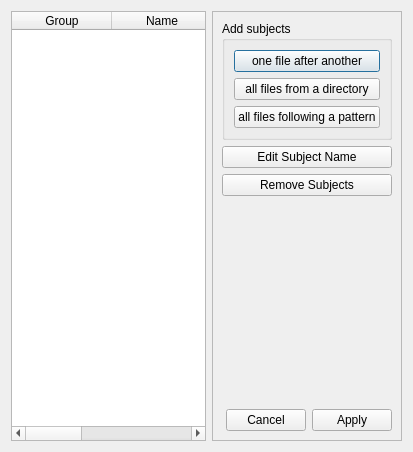
<?xml version="1.0" encoding="UTF-8"?>
<ui version="4.0">
 <class>Form</class>
 <widget class="QDialog" name="Form">
  <property name="geometry">
   <rect>
    <x>0</x>
    <y>0</y>
    <width>413</width>
    <height>452</height>
   </rect>
  </property>
  <property name="windowTitle">
   <string>Add or remove subjects to your study</string>
  </property>
  <property name="modal">
   <bool>true</bool>
  </property>
  <layout class="QHBoxLayout" name="horizontalLayout">
   <item>
    <widget class="QTableWidget" name="subjects_tablewidget">
     <property name="sizePolicy">
      <sizepolicy hsizetype="Minimum" vsizetype="Expanding">
       <horstretch>0</horstretch>
       <verstretch>0</verstretch>
      </sizepolicy>
     </property>
     <property name="minimumSize">
      <size>
       <width>150</width>
       <height>0</height>
      </size>
     </property>
     <property name="selectionMode">
      <enum>QAbstractItemView::ExtendedSelection</enum>
     </property>
     <property name="selectionBehavior">
      <enum>QAbstractItemView::SelectRows</enum>
     </property>
     <property name="showGrid">
      <bool>false</bool>
     </property>
     <property name="cornerButtonEnabled">
      <bool>false</bool>
     </property>
     <attribute name="horizontalHeaderVisible">
      <bool>true</bool>
     </attribute>
     <attribute name="horizontalHeaderHighlightSections">
      <bool>false</bool>
     </attribute>
     <attribute name="horizontalHeaderStretchLastSection">
      <bool>true</bool>
     </attribute>
     <attribute name="verticalHeaderVisible">
      <bool>false</bool>
     </attribute>
     <attribute name="verticalHeaderHighlightSections">
      <bool>false</bool>
     </attribute>
     <attribute name="verticalHeaderVisible">
      <bool>false</bool>
     </attribute>
     <attribute name="horizontalHeaderStretchLastSection">
      <bool>true</bool>
     </attribute>
     <attribute name="horizontalHeaderVisible">
      <bool>true</bool>
     </attribute>
     <attribute name="horizontalHeaderHighlightSections">
      <bool>false</bool>
     </attribute>
     <attribute name="verticalHeaderHighlightSections">
      <bool>false</bool>
     </attribute>
     <column>
      <property name="text">
       <string>Group</string>
      </property>
     </column>
     <column>
      <property name="text">
       <string>Name</string>
      </property>
     </column>
     <column>
      <property name="text">
       <string>Filename</string>
      </property>
     </column>
    </widget>
   </item>
   <item>
    <widget class="QFrame" name="frame">
     <property name="sizePolicy">
      <sizepolicy hsizetype="Fixed" vsizetype="Preferred">
       <horstretch>0</horstretch>
       <verstretch>0</verstretch>
      </sizepolicy>
     </property>
     <property name="frameShape">
      <enum>QFrame::StyledPanel</enum>
     </property>
     <property name="frameShadow">
      <enum>QFrame::Raised</enum>
     </property>
     <layout class="QVBoxLayout" name="verticalLayout_2">
      <item>
       <widget class="QGroupBox" name="groupBox">
        <property name="title">
         <string>Add subjects</string>
        </property>
        <layout class="QVBoxLayout" name="verticalLayout">
         <item>
          <widget class="QPushButton" name="add_one_subject_from_a_file_button">
           <property name="text">
            <string>one file after another</string>
           </property>
          </widget>
         </item>
         <item>
          <widget class="QPushButton" name="add_subjects_from_a_directory_button">
           <property name="text">
            <string>all files from a directory</string>
           </property>
          </widget>
         </item>
         <item>
          <widget class="QPushButton" name="add_subjects_from_a_pattern_button">
           <property name="text">
            <string>all files following a pattern</string>
           </property>
          </widget>
         </item>
        </layout>
       </widget>
      </item>
      <item>
       <widget class="QPushButton" name="edit_subject_name_button">
        <property name="text">
         <string>Edit Subject Name</string>
        </property>
       </widget>
      </item>
      <item>
       <widget class="QPushButton" name="remove_subjects_button">
        <property name="text">
         <string>Remove Subjects</string>
        </property>
       </widget>
      </item>
      <item>
       <spacer name="verticalSpacer">
        <property name="orientation">
         <enum>Qt::Vertical</enum>
        </property>
        <property name="sizeHint" stdset="0">
         <size>
          <width>20</width>
          <height>242</height>
         </size>
        </property>
       </spacer>
      </item>
      <item>
       <widget class="QDialogButtonBox" name="apply_cancel_buttons">
        <property name="standardButtons">
         <set>QDialogButtonBox::Apply|QDialogButtonBox::Cancel</set>
        </property>
       </widget>
      </item>
     </layout>
    </widget>
   </item>
  </layout>
 </widget>
 <resources/>
 <connections/>
</ui>
